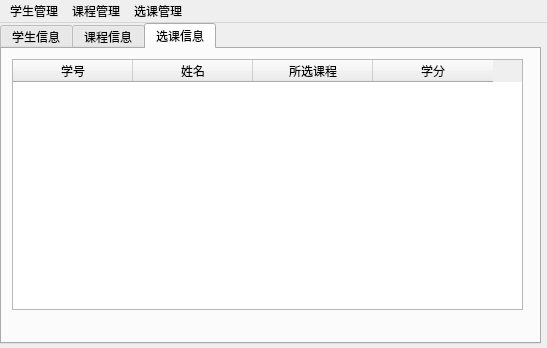
<?xml version="1.0" encoding="UTF-8"?>
<ui version="4.0">
 <class>MainWindow</class>
 <widget class="QMainWindow" name="MainWindow">
  <property name="geometry">
   <rect>
    <x>0</x>
    <y>0</y>
    <width>547</width>
    <height>348</height>
   </rect>
  </property>
  <property name="windowTitle">
   <string>学生信息管理系统</string>
  </property>
  <widget class="QWidget" name="centralWidget">
   <widget class="QTabWidget" name="tabWidget">
    <property name="geometry">
     <rect>
      <x>0</x>
      <y>0</y>
      <width>541</width>
      <height>321</height>
     </rect>
    </property>
    <property name="currentIndex">
     <number>2</number>
    </property>
    <widget class="QWidget" name="tab">
     <attribute name="title">
      <string>学生信息</string>
     </attribute>
     <widget class="QTableWidget" name="tableWidget">
      <property name="geometry">
       <rect>
        <x>10</x>
        <y>10</y>
        <width>511</width>
        <height>251</height>
       </rect>
      </property>
      <property name="editTriggers">
       <set>QAbstractItemView::NoEditTriggers</set>
      </property>
      <property name="selectionMode">
       <enum>QAbstractItemView::SingleSelection</enum>
      </property>
      <property name="selectionBehavior">
       <enum>QAbstractItemView::SelectRows</enum>
      </property>
      <property name="sortingEnabled">
       <bool>true</bool>
      </property>
      <attribute name="horizontalHeaderDefaultSectionSize">
       <number>240</number>
      </attribute>
      <attribute name="horizontalHeaderMinimumSectionSize">
       <number>25</number>
      </attribute>
      <column>
       <property name="text">
        <string>姓名</string>
       </property>
      </column>
      <column>
       <property name="text">
        <string>学号</string>
       </property>
      </column>
     </widget>
    </widget>
    <widget class="QWidget" name="tab_2">
     <attribute name="title">
      <string>课程信息</string>
     </attribute>
     <widget class="QTableWidget" name="tableWidget_2">
      <property name="geometry">
       <rect>
        <x>10</x>
        <y>10</y>
        <width>511</width>
        <height>251</height>
       </rect>
      </property>
      <property name="editTriggers">
       <set>QAbstractItemView::NoEditTriggers</set>
      </property>
      <property name="selectionMode">
       <enum>QAbstractItemView::SingleSelection</enum>
      </property>
      <property name="selectionBehavior">
       <enum>QAbstractItemView::SelectRows</enum>
      </property>
      <property name="sortingEnabled">
       <bool>true</bool>
      </property>
      <attribute name="horizontalHeaderDefaultSectionSize">
       <number>240</number>
      </attribute>
      <column>
       <property name="text">
        <string>课程名</string>
       </property>
      </column>
      <column>
       <property name="text">
        <string>学分</string>
       </property>
      </column>
     </widget>
    </widget>
    <widget class="QWidget" name="tab_3">
     <attribute name="title">
      <string>选课信息</string>
     </attribute>
     <widget class="QTableWidget" name="tableWidget_3">
      <property name="geometry">
       <rect>
        <x>10</x>
        <y>10</y>
        <width>511</width>
        <height>251</height>
       </rect>
      </property>
      <property name="editTriggers">
       <set>QAbstractItemView::NoEditTriggers</set>
      </property>
      <property name="selectionMode">
       <enum>QAbstractItemView::SingleSelection</enum>
      </property>
      <property name="selectionBehavior">
       <enum>QAbstractItemView::SelectRows</enum>
      </property>
      <property name="sortingEnabled">
       <bool>true</bool>
      </property>
      <attribute name="horizontalHeaderDefaultSectionSize">
       <number>120</number>
      </attribute>
      <attribute name="horizontalHeaderMinimumSectionSize">
       <number>25</number>
      </attribute>
      <column>
       <property name="text">
        <string>学号</string>
       </property>
      </column>
      <column>
       <property name="text">
        <string>姓名</string>
       </property>
      </column>
      <column>
       <property name="text">
        <string>所选课程</string>
       </property>
      </column>
      <column>
       <property name="text">
        <string>学分</string>
       </property>
      </column>
     </widget>
    </widget>
   </widget>
  </widget>
  <widget class="QMenuBar" name="menuBar">
   <property name="geometry">
    <rect>
     <x>0</x>
     <y>0</y>
     <width>547</width>
     <height>23</height>
    </rect>
   </property>
   <widget class="QMenu" name="menu_2">
    <property name="title">
     <string>学生管理</string>
    </property>
    <addaction name="stu_read"/>
    <addaction name="stu_save"/>
    <addaction name="separator"/>
    <addaction name="stu_del"/>
    <addaction name="stu_add"/>
    <addaction name="stu_chg"/>
   </widget>
   <widget class="QMenu" name="menu_3">
    <property name="title">
     <string>课程管理</string>
    </property>
    <addaction name="class_read"/>
    <addaction name="class_save"/>
    <addaction name="separator"/>
    <addaction name="class_del"/>
    <addaction name="class_add"/>
   </widget>
   <widget class="QMenu" name="menu">
    <property name="title">
     <string>选课管理</string>
    </property>
    <addaction name="choose_read"/>
    <addaction name="choose_save"/>
    <addaction name="separator"/>
    <addaction name="choose_class"/>
    <addaction name="delete_class"/>
    <addaction name="separator"/>
    <addaction name="search_stu"/>
    <addaction name="search_class"/>
   </widget>
   <addaction name="menu_2"/>
   <addaction name="menu_3"/>
   <addaction name="menu"/>
  </widget>
  <action name="stu_read">
   <property name="text">
    <string>读取文件</string>
   </property>
   <property name="toolTip">
    <string>读取文件</string>
   </property>
   <property name="shortcut">
    <string>O</string>
   </property>
  </action>
  <action name="stu_save">
   <property name="text">
    <string>保存为</string>
   </property>
   <property name="toolTip">
    <string>保存到文件中</string>
   </property>
   <property name="shortcut">
    <string>S</string>
   </property>
  </action>
  <action name="stu_del">
   <property name="text">
    <string>删除信息</string>
   </property>
   <property name="toolTip">
    <string>手动删除学生信息</string>
   </property>
   <property name="shortcut">
    <string>D</string>
   </property>
  </action>
  <action name="stu_add">
   <property name="text">
    <string>添加信息</string>
   </property>
   <property name="toolTip">
    <string>手动添加学生信息</string>
   </property>
   <property name="shortcut">
    <string>A</string>
   </property>
  </action>
  <action name="class_read">
   <property name="text">
    <string>读取文件</string>
   </property>
   <property name="toolTip">
    <string>读取文件</string>
   </property>
   <property name="shortcut">
    <string>O</string>
   </property>
  </action>
  <action name="class_save">
   <property name="text">
    <string>保存为</string>
   </property>
   <property name="toolTip">
    <string>保存到文件中</string>
   </property>
   <property name="shortcut">
    <string>S</string>
   </property>
  </action>
  <action name="class_del">
   <property name="text">
    <string>删除课程</string>
   </property>
   <property name="toolTip">
    <string>手动删除课程信息</string>
   </property>
   <property name="shortcut">
    <string>D</string>
   </property>
  </action>
  <action name="class_add">
   <property name="text">
    <string>添加课程</string>
   </property>
   <property name="toolTip">
    <string>手动添加课程信息</string>
   </property>
   <property name="shortcut">
    <string>A</string>
   </property>
  </action>
  <action name="stu_chg">
   <property name="text">
    <string>修改信息</string>
   </property>
   <property name="toolTip">
    <string>修改学生信息</string>
   </property>
   <property name="shortcut">
    <string>M</string>
   </property>
  </action>
  <action name="choose_class">
   <property name="text">
    <string>选择课程</string>
   </property>
   <property name="shortcut">
    <string>C</string>
   </property>
  </action>
  <action name="delete_class">
   <property name="text">
    <string>退选课程</string>
   </property>
   <property name="shortcut">
    <string>D</string>
   </property>
  </action>
  <action name="search_stu">
   <property name="text">
    <string>查询单个学生</string>
   </property>
   <property name="shortcut">
    <string>B</string>
   </property>
  </action>
  <action name="search_class">
   <property name="text">
    <string>查询单个课程</string>
   </property>
   <property name="shortcut">
    <string>A</string>
   </property>
  </action>
  <action name="choose_read">
   <property name="text">
    <string>读取文件</string>
   </property>
   <property name="shortcut">
    <string>O</string>
   </property>
  </action>
  <action name="choose_save">
   <property name="text">
    <string>保存为</string>
   </property>
   <property name="shortcut">
    <string>S</string>
   </property>
  </action>
 </widget>
 <layoutdefault spacing="6" margin="11"/>
 <resources/>
 <connections/>
</ui>
